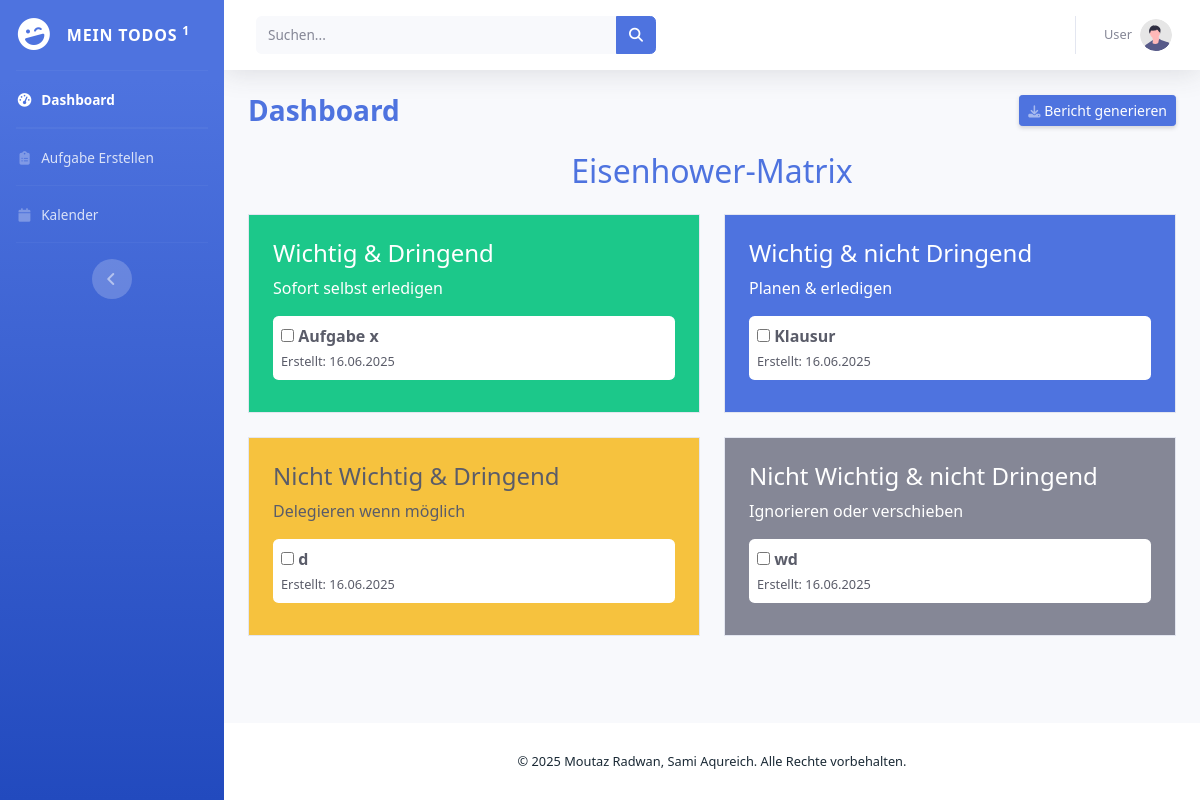
Page /dashboard on the earlier database version.
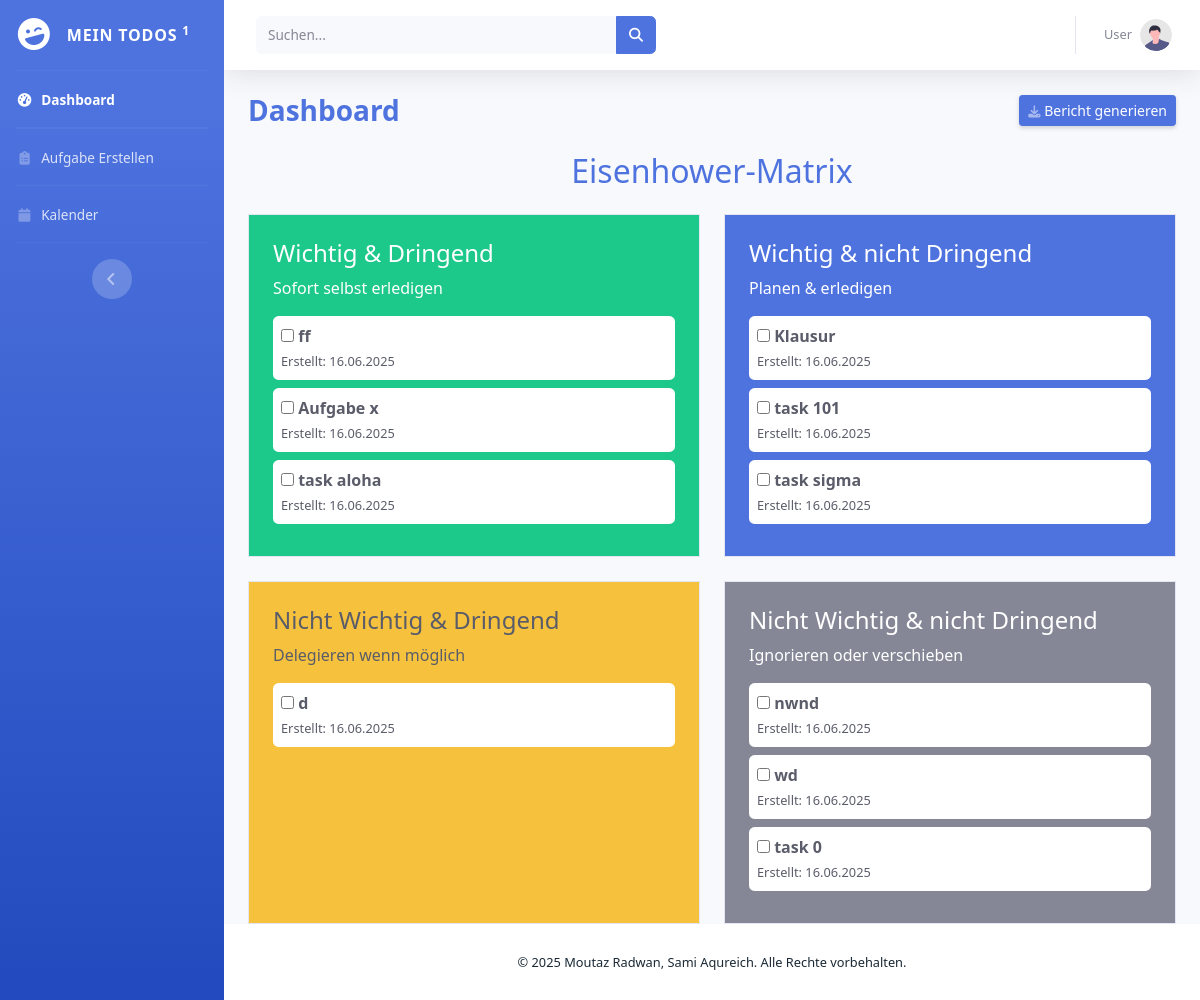
Same page on the later database version.
### models.py (models this page shows)
class Task(Base):
    __tablename__ = "tasks"
    id = Column(Integer, primary_key=True, index=True)
    title = Column(String, nullable=False)
    created_date = Column(DateTime, default=datetime.utcnow)
    property = relationship("Property", uselist=False, back_populates="task", cascade="all, delete")

class Property(Base):
    __tablename__ = "properties"
    id = Column(Integer, primary_key=True, index=True)
    importance = Column(Boolean, nullable=False)
    urgency = Column(Boolean, nullable=False)
    completed = Column(Boolean, default=False)
    task_id = Column(Integer, ForeignKey("tasks.id", ondelete="CASCADE"))
    task = relationship("Task", back_populates="property")

### app.py (the view)
@app.get("/dashboard")
async def dashboard(request: Request, db: Session = Depends(get_db)):
    todos = db.query(Task).options(joinedload(Task.property)).all()
    return templates.TemplateResponse("dashboard.html", {
        "request": request,
        "todos": todos
    })

### templates/dashboard.html (shortened to what this page needs)
{% extends "base.html" %}
{% import "macros.html" as m %}
{% block page_heading %}Dashboard{% endblock %}
{% block content %}
<h2 class="text-center mb-4 text-primary">Eisenhower-Matrix</h2>
<div class="row g-4">
  {{ m.render_tasks(todos, "Wichtig & Dringend", "bg-success", true, true, "text-white") }}
  {{ m.render_tasks(todos, "Wichtig & nicht Dringend", "bg-primary", true, false, "text-white") }}
  {{ m.render_tasks(todos, "Nicht Wichtig & Dringend", "bg-warning text-dark", false, true, "text-dark") }}
  {{ m.render_tasks(todos, "Nicht Wichtig & nicht Dringend", "bg-secondary", false, false, "text-white") }}
</div>
{% endblock %}

### templates/macros.html (shortened to what this page needs)
{% macro render_tasks(todos, title, bg_class, importance, urgency, text_class="text-white") %}
{% set filtered = todos
| selectattr("property.importance", "equalto", importance)
| selectattr("property.urgency", "equalto", urgency)
| selectattr("property.completed", "equalto", false)
| list %}
<div class="col-md-6">
    <div class="p-4 border {{ bg_class }} {{ text_class }} h-100">
        <h4>{{ title }}</h4>
        <p>
            {% if importance and urgency %}Sofort selbst erledigen{% endif %}
            {% if importance and not urgency %}Planen & erledigen{% endif %}
            {% if not importance and urgency %}Delegieren wenn möglich{% endif %}
            {% if not importance and not urgency %}Ignorieren oder verschieben{% endif %}
        </p>
        {% if filtered %}
        {% for task in filtered %}
        <div class="d-flex align-items-start justify-content-start mb-2 bg-white text-dark rounded p-2">
            <div>
                <input type="checkbox" class="status-toggle" data-id="{{ task.id }}"  title="Erledigt markieren">
                <strong>{{ task.title }}</strong><br>
                <small>
                    {% if task.created_date %}
                    Erstellt: {{ task.created_date.strftime('%d.%m.%Y') }}
                    {% else %}
                    Erstellt: unbekannt
                    {% endif %}
                </small>
            </div>
        </div>
        {% endfor %}
        {% else %}
        <p class="{{ text_class }}-50">Keine Aufgaben</p>
        {% endif %}
    </div>
</div>
{% endmacro %}

Differences in the rows shown:
now on this page (row unchanged): Task: title "ff", created_date "16.06.2025"
added Task: title "task aloha", created_date "16.06.2025"
added Task: title "task 101", created_date "16.06.2025"
added Task: title "task sigma", created_date "16.06.2025"
now on this page (row unchanged): Task: title "nwnd", created_date "16.06.2025"
added Task: title "task 0", created_date "16.06.2025"
